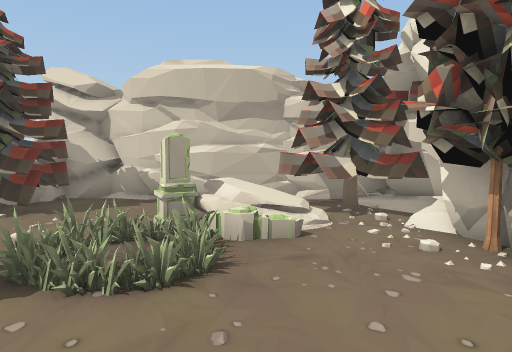
[1] (above)

13 first-person views from a walk through a 3-D level made in the Unity game engine. The camera is 1.2 m above the floor, tilts 4° down and sees 75° across. The floor is counted in squares, 1 m on a side. Each view is taken from the middle of a square. On the plan, view 1 faces up. The plan holds only what a view shows up to about 14 squares ahead; the rest is blank. The place goes on beyond the plan. Some surface patterns are stand-ins.

[2]
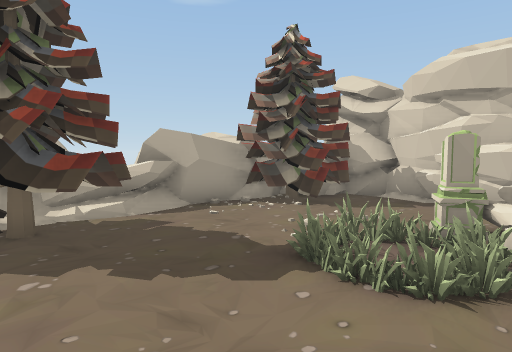

[3]
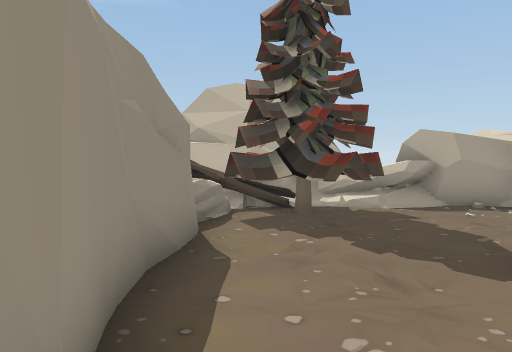

[4]
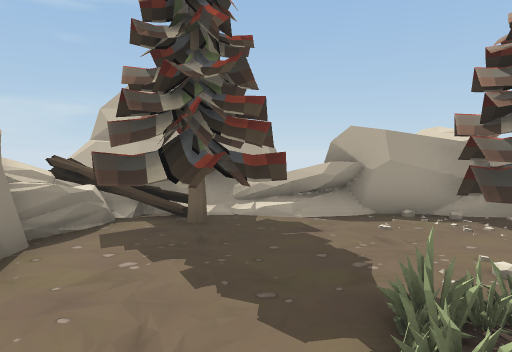

[5]
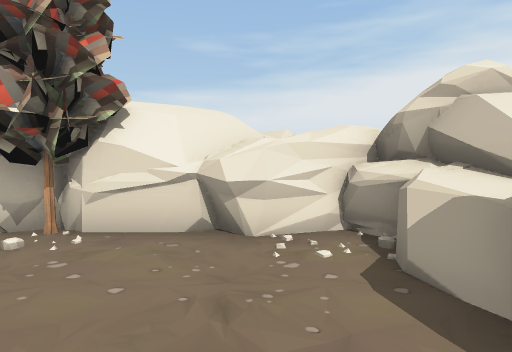

[6]
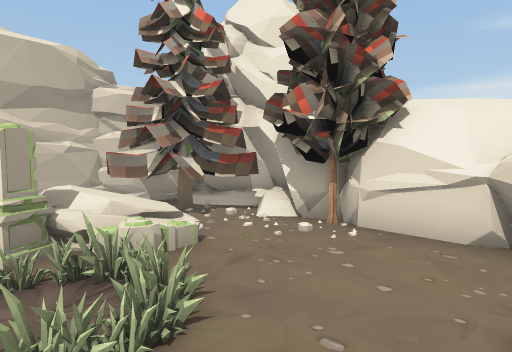

[7]
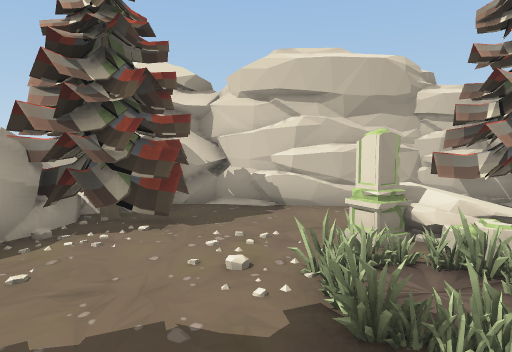

[8]
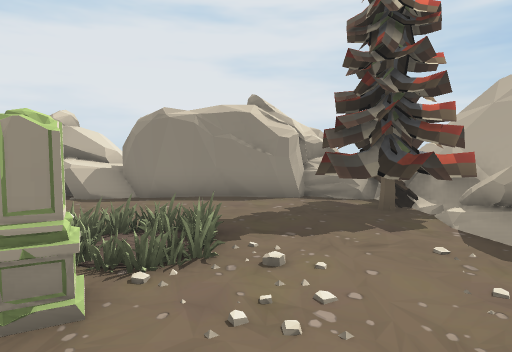

[9]
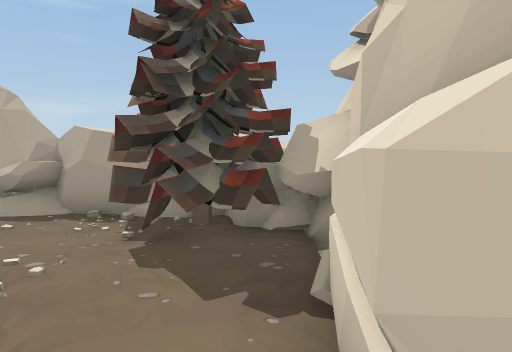

[10]
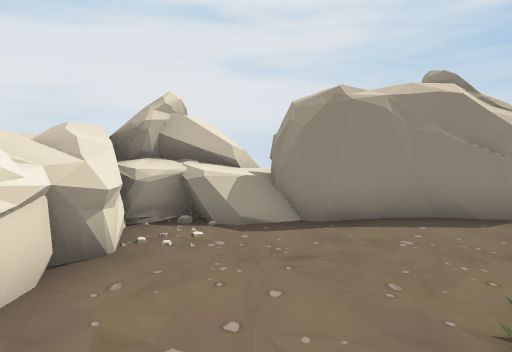

[11]
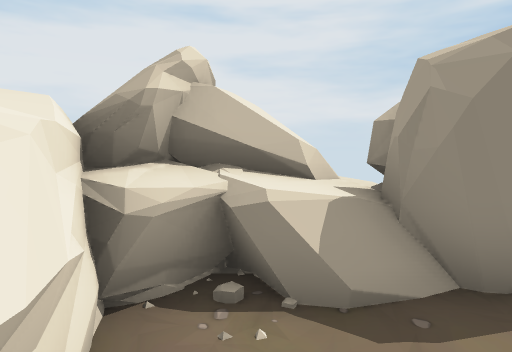

[12]
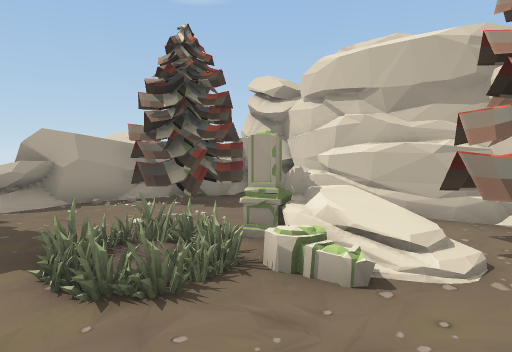

[13]
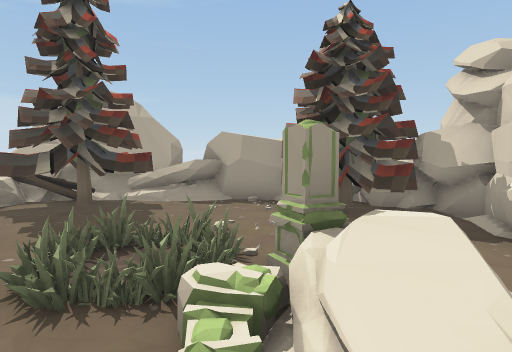

### Floor plan
Key: @ floor where view 1 was taken; # wall or solid block; . floor; = window, fence, low wall or low ledge; ^ raised ledge; T pine tree; B boulder; P pillar; L plant; R tree; G log; C rock; O other object.
Columns run from 9 left of view 1 to 5 right of it. Each row starts with its distance up from view 1.
 11      O
 10     OO
  9 OO OO#########
  8 OOTTT.....TTB#
  7  OTTTT....TTB#
  6 OOTTT..PPOTT##
  5    ....LLO..#
  4   OO...LO..RR
  3 O O....LL...B#
  2 #^TTT.......###
  1  ^TTTT......^B#
  0  ##GT....@..^^
 -1  #CGC#####OCCC^
 -2 #^^GCC   #OCC
 -3  =       OOO

Positions as (right, up) in squares from view 1, and headings:
1: (0, 0), facing up
2: (0, 0), facing up-left
3: (1, 0), facing left
4: (0, 2), facing left
5: (-2, 1), facing right
6: (-2, 1), facing up-right
7: (-3, 1), facing up
8: (-3, 8), facing down
9: (0, 8), facing left
10: (1, 5), facing down
11: (2, 2), facing down
12: (2, 2), facing up-left
13: (2, 5), facing left
